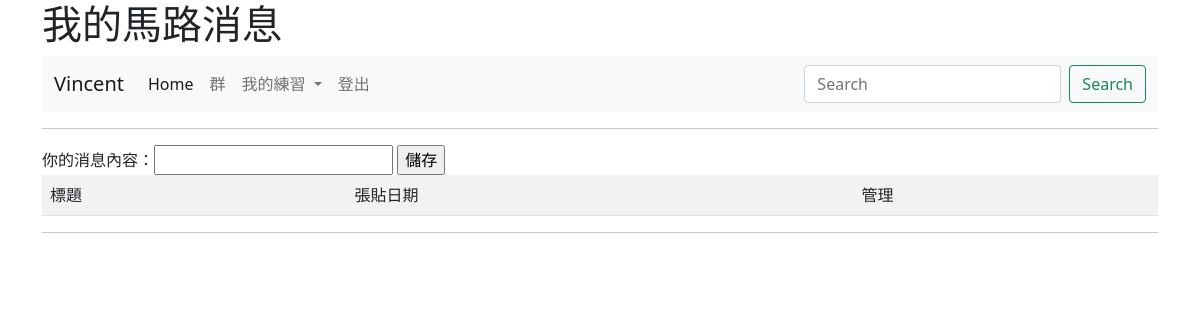
Page /note/ (signed in) on the earlier database version.
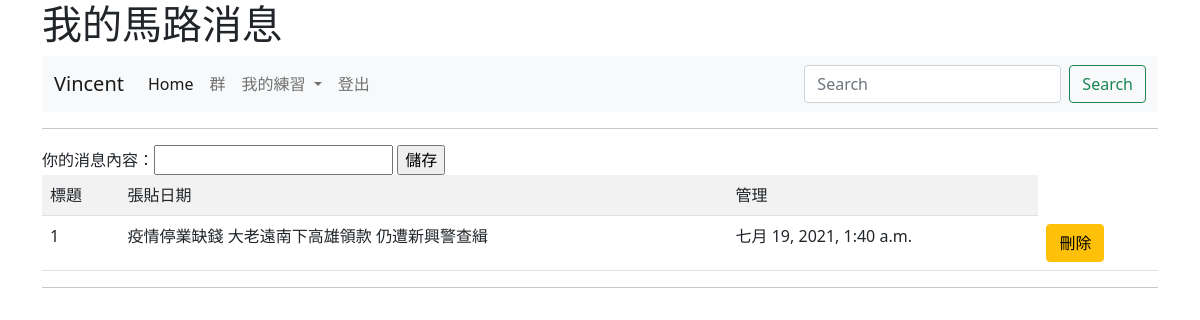
Same page on the later database version.
### mysite/models.py (models this page shows, shortened)
class Note(models.Model):
    title = models.CharField(max_length=200)
    pub_date = models.DateTimeField(default=timezone.now)

### mysite/views.py (the view)
# urls.py: path('note/',views.note),
def note(request):
    notes = Note.objects.all()
    return render(request,"note.html",locals())

### templates/note.html (shortened to what this page needs)
{% extends "base.html" %}
{% block main %}
    <hr>
    <form action="/addnote/" method=POST>
        你的消息內容：<input name='note' type=text size=20>
        <input type=submit value="儲存">
    </form>
    <table class="table table-striped">
        <tr>
            <td>標題</td>
            <td>張貼日期</td>
            {% if request.user.is_superuser %}
            <td>管理</td>
            {% endif %}
        </tr>
        {% for note in notes %}
            <tr>
                <td>{{ note.id }}</td>
                <td>
                    {{ note.title}}
                </td>
                <td>{{ note.pub_date }}</td>
                {% if request.user.is_superuser %}
                <td><a class="btn btn-warning"href="/deletenote/{{note.id}}">刪除</a></td>
                {% endif %}
            </tr>
        {% endfor %}
    </table>
{% endblock %}

### templates/base.html (shortened to what this page needs)
<!doctype html>
<html>
  <head>
    <link href="https://cdn.jsdelivr.net/npm/bootstrap@5.0.2/dist/css/bootstrap.min.css" rel="stylesheet">
  </head>
  <body>
    <div class="container">
        <h1>{% block headmessage %}{% endblock %}
        </h1>
        {% include "menu.html" %}
        {% block main %} {% endblock %}
        <hr>
    </div>
  </body>
</html>

### templates/menu.html (shortened to what this page needs)
<nav class="navbar navbar-expand-lg navbar-light bg-light">
    <div class="container-fluid">
      <a class="navbar-brand" href="#">
        {% if request.user.is_authenticated %}
          {{ request.user.first_name }}
        {% else %}
          首頁
        {% endif %}
      </a>
      <div class="collapse navbar-collapse" id="navbarScroll">
        <ul class="navbar-nav me-auto my-2 my-lg-0 navbar-nav-scroll" style="--bs-scroll-height: 100px;">
          <li class="nav-item">
            <a class="nav-link active" aria-current="page" href="/">Home</a>
          </li>
          <li class="nav-item">
            <a class="nav-link" href="#">群</a>
          </li>
          <li class="nav-item dropdown">
            <a class="nav-link dropdown-toggle" href="#" id="navbarScrollingDropdown" role="button" data-bs-toggle="dropdown" aria-expanded="false">
              我的練習
            </a>
          </li>
          {% if request.user.is_authenticated %}
            <li class="nav-item">
              <a class="nav-link" href="/logout/" tabindex="-1">登出</a>
            </li>
          {% else %}
          <li class="nav-item">
            <a class="nav-link" href="/admin/login/?next=/" tabindex="-1">登入</a>
          </li>
          {% endif %}
        </ul>
        <form class="d-flex">
          <input class="form-control me-2" type="search" placeholder="Search" aria-label="Search">
          <button class="btn btn-outline-success" type="submit">Search</button>
        </form>
      </div>
    </div>
  </nav>

Differences in the rows shown:
added Note: id "1", title "疫情停業缺錢 大老遠南下高雄領款 仍遭新興警查緝", pub_date "七月 19, 2021, 1:40 a.m."
